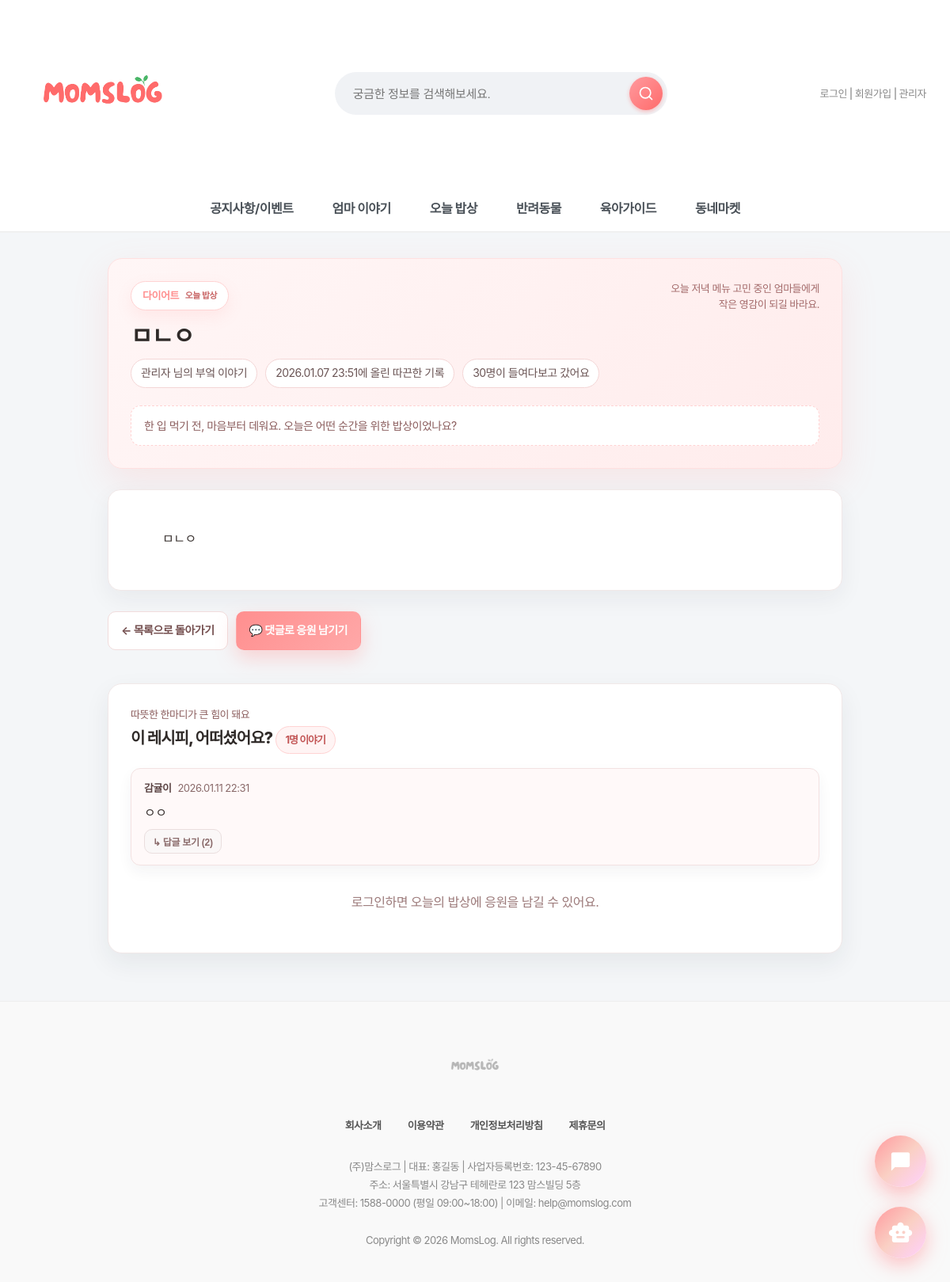
Screenshot of /recipes/4/ with the database file from the repository.
### recipes/models.py (models this page shows, shortened)
class RecipePost(models.Model):
    CATEGORY_CHOICES = [
        ('korean', '한식'),
        ('chinese', '중식'),
        ('japanese', '일식'),
        ('western', '양식'),
        ('snack', '간식/디저트'),
        ('baby', '아기 이유식'),
        ('diet', '다이어트'),
        ('simple', '간단요리'),
    ]
    author = models.ForeignKey(settings.AUTH_USER_MODEL, on_delete=models.CASCADE, verbose_name="작성자")
    category = models.CharField(max_length=20, choices=CATEGORY_CHOICES, default='korean', verbose_name="카테고리")
    title = models.CharField(max_length=200, verbose_name="제목")
    content = models.TextField(verbose_name="내용")
    created_at = models.DateTimeField(auto_now_add=True, verbose_name="작성일")
    updated_at = models.DateTimeField(auto_now=True, verbose_name="수정일")
    views = models.IntegerField(default=0, verbose_name="조회수")
    class Meta:
        verbose_name = '요리레시피'
        verbose_name_plural = '요리레시피'
        ordering = ['-created_at']
    def get_category_display_name(self):
        return dict(self.CATEGORY_CHOICES).get(self.category, self.category)

class RecipeComment(models.Model):
    post = models.ForeignKey(RecipePost, on_delete=models.CASCADE, related_name='comments', verbose_name="게시글")
    author = models.ForeignKey(settings.AUTH_USER_MODEL, on_delete=models.CASCADE, verbose_name="작성자")
    content = models.TextField(verbose_name="댓글 내용")
    created_at = models.DateTimeField(auto_now_add=True, verbose_name="작성일")
    updated_at = models.DateTimeField(auto_now=True, verbose_name="수정일")
    parent = models.ForeignKey('self', null=True, blank=True, related_name='replies', on_delete=models.CASCADE)
    class Meta:
        verbose_name = '레시피 댓글'
        verbose_name_plural = '레시피 댓글'
        ordering = ['created_at']

### accounts/models.py (models this page shows, shortened)
class User(AbstractUser):
    real_name = models.CharField("이름", max_length=30)
    nickname = models.CharField("닉네임", max_length=30, unique=True)
    jumin = models.CharField("주민번호", max_length=20)  # 000000-0000000
    phone = models.CharField("휴대폰 번호", max_length=20)
    email = models.EmailField("이메일", max_length=254)
    address = models.CharField("주소", max_length=200, blank=True, null=True)
    address_detail = models.CharField("상세주소", max_length=200, blank=True, null=True)
    point = models.PositiveIntegerField("포인트", default=0)
    grade = models.CharField("회원 등급", max_length=10, choices=GRADE_CHOICES, default="start")
    GENDER_CHOICES = [
        ('M', '남자'),
        ('F', '여자'),
    ]
    gender = models.CharField("성별", max_length=1, choices=GENDER_CHOICES, default='F')
    has_children = models.BooleanField("자녀 유무", default=False)
    CHILD_STAGE_CHOICES = [
        ("kindergarten", "유치원"),
        ("elementary", "초등학생"),
        ("middle", "중학생"),
        ("high", "고등학생"),
        ("adult", "성인"),
        ("other", "기타"),
    ]
    children_stages = models.JSONField("자녀 학령(복수)", default=list, blank=True)
    terms_agreed = models.BooleanField("약관 동의", default=False)

### recipes/views.py (the view)
# urls.py: path('<int:pk>/', views.recipe_detail, name='recipe_detail'),
def recipe_detail(request, pk):
    post = get_object_or_404(RecipePost, pk=pk)
    post.views += 1
    post.save(update_fields=['views'])
    comments = (
        post.comments
            .filter(parent__isnull=True)
            .select_related('author')
            .prefetch_related('replies__author')
            .order_by('created_at')
    )
    comment_total_count = post.comments.count()
    images = post.images.all().order_by('order')
    comment_form = RecipeCommentForm()
    comment_form.fields['content'].widget.attrs.update({
        'placeholder': '오늘 레시피 어땠는지, 식탁의 순간을 들려주세요 :)'
    })
    context = {
        'post': post,
        'comments': comments,
        'comment_total_count': comment_total_count,
        'images': images,
        'comment_form': comment_form,
    }
    return render(request, 'recipes/recipe_detail.html', context)

### recipes/forms.py
class RecipeCommentForm(forms.ModelForm):
    class Meta:
        model = RecipeComment
        fields = ['content']
        widgets = {
            'content': forms.Textarea(attrs={
                'class': 'form-control',
                'rows': 3,
                'placeholder': '댓글을 입력하세요',
            }),
        }
        labels = {
            'content': '',
        }

### quests/context_processors.py (called while the page is built, shortened)
def today_quest(request):
    if not request.user.is_authenticated:
        return {
            "today_quest": None,
            "grade_progress": None,
        }

### recipes/templates/recipes/recipe_detail.html (shortened to what this page needs)
{% extends 'base.html' %}
{% load humanize %}
{% load static %}
{% block content %}
<div class="recipe-detail-shell">
    <div class="recipe-hero">
        <div class="hero-top">
            <div>
                <span class="category-chip">{{ post.get_category_display_name }} <small>오늘 밥상</small></span>
                <h1 class="recipe-title">{{ post.title }}</h1>
                <div class="meta-line">
                    <span class="meta-pill">{{ post.author.nickname|default:post.author.username }} 님의 부엌 이야기</span>
                    <span class="meta-pill">{{ post.created_at|date:"Y.m.d H:i" }}에 올린 따끈한 기록</span>
                    <span class="meta-pill">{{ post.views|intcomma }}명이 들여다보고 갔어요</span>
                </div>
            </div>
            <div class="meta-soft">
                오늘 저녁 메뉴 고민 중인 엄마들에게<br>작은 영감이 되길 바라요.
            </div>
        </div>
        <div class="reader-note">
            한 입 먹기 전, 마음부터 데워요. 오늘은 어떤 순간을 위한 밥상이었나요?
        </div>
    </div>
    <div class="recipe-body">
        <div class="recipe-content">
            {{ post.content|linebreaksbr }}
        </div>
    </div>
    <div class="action-bar">
        <a href="{% url 'recipes:recipe_list' %}" class="btn-ghost">← 목록으로 돌아가기</a>
        <a href="#comment-form" class="btn-accent">💬 댓글로 응원 남기기</a>
    </div>
    <div class="comments-section" id="comment-section">
        <div class="comments-head">
            <div>
                <div class="comments-lead">따뜻한 한마디가 큰 힘이 돼요</div>
                <h3 class="comments-title">이 레시피, 어떠셨어요? <span class="count-pill">{{ comments.count }}명 이야기</span></h3>
            </div>
        </div>
        <div class="comment-list">
            {% for comment in comments %}
            <div class="comment-card" data-comment-id="{{ comment.id }}">
                <div class="comment-meta">
                    <span class="comment-author">{{ comment.author.nickname|default:comment.author.username }}</span>
                    <span>{{ comment.created_at|date:"Y.m.d H:i" }}</span>
                </div>
                <div class="comment-content">{{ comment.content }}</div>
                {% with reply_count=comment.replies.count %}
                <button type="button"
                        class="btn-soft replies-toggle-btn"
                        data-comment-id="{{ comment.id }}"
                        style="padding:6px 10px; font-size:12px; margin-top:8px;">
                ↳ 답글 보기 ({{ reply_count }})
                </button>
                {% endwith %}
            </div>
            {% empty %}
            <div class="empty-comments">
                아직 응원 한마디가 없어요. 첫 댓글로 오늘의 밥상을 따뜻하게 채워주세요.
            </div>
            {% endfor %}
        </div>
        {% if user.is_authenticated %}
        <div class="comment-form" id="comment-form">
            <form method="post" action="{% url 'recipes:comment_create' post.pk %}">
                {% csrf_token %}
                {{ comment_form.content }}
                <button type="submit" class="btn-accent" style="margin-top:10px;">따뜻한 댓글 남기기</button>
            </form>
        </div>
        {% else %}
        <p class="login-prompt">
            <a href="{% url 'accounts:login' %}">로그인</a>하면 오늘의 밥상에 응원을 남길 수 있어요.
        </p>
        {% endif %}
    </div>
</div>
{% endblock %}

### static/css/style.css (style rules this page uses)
body { font-family: "Pretendard Variable", "Pretendard", -apple-system, BlinkMacSystemFont, system-ui, Roboto, "Helvetica Neue", "Segoe UI", "Apple SD Gothic Neo", "Noto Sans KR", "Malgun Gothic", "Apple Color Emoji", "Segoe UI Emoji", "Segoe UI Symbol", sans-serif; margin: 0; padding: 0; background-color: #f4f6f8; color: #333; line-height: 1.6; letter-spacing: -0.5px; -webkit-font-smoothing: antialiased; -moz-osx-font-smoothing: grayscale; }
h1, h2, h3, h4, h5, h6 { font-weight: 700; letter-spacing: -1px; margin-top: 0; }
button, input, select, textarea { font-family: "Pretendard Variable", "Pretendard", sans-serif; letter-spacing: -0.3px; }
a { text-decoration: none; color: inherit; transition: all 0.3s ease; }
button { font-family: 'Pretendard', sans-serif; }

### static/css/mobile.css (style rules this page uses)
* { box-sizing: border-box; }

### static/css/darkmode.css (style rules this page uses)
body, header, .main-nav, .card, input, textarea, select, button, table { transition: background-color 0.3s ease, color 0.3s ease, border-color 0.3s ease; }

### static/css/premium-finish.css (style rules this page uses)
* { --transition-fast: 0.2s; --transition-normal: 0.3s; --transition-slow: 0.5s; --ease-spring: cubic-bezier(0.23, 1, 0.320, 1); --ease-smooth: cubic-bezier(0.25, 0.46, 0.45, 0.94); }

### static/css/chatbot.css (style rules this page uses)
:root { --primary-gradient: linear-gradient(135deg, #FF9A9E 0%, #FAD0C4 50%, #FFD1FF 100%); --glass-bg: rgba(255, 255, 255, 0.85); --glass-border: 1px solid rgba(255, 255, 255, 0.5); --shadow-xl: 0 20px 40px rgba(0, 0, 0, 0.1), 0 10px 20px rgba(0, 0, 0, 0.05); --text-dark: #2d3436; }
body { font-family: 'Pretendard', sans-serif; }

### main/templates/base.html (style rules this page uses)
* { font-family: "Pretendard", -apple-system, BlinkMacSystemFont, system-ui, Roboto, "Helvetica Neue", "Segoe UI", "Apple SD Gothic Neo", "Noto Sans KR", "Malgun Gothic", "Apple Color Emoji", "Segoe UI Emoji", "Segoe UI Symbol", sans-serif; }

### rows the page displays
RecipePost: get_category_display_name "다이어트", title "ㅁㄴㅇ", author.nickname "관리자", created_at "2026.01.07 23:51", views "30", content "ㅁㄴㅇ"
RecipeComment: author.nickname "감귤이", created_at "2026.01.11 22:31", content "ㅇㅇ", replies.count "2"

### other values shown
{{ comments.count }} "1"
